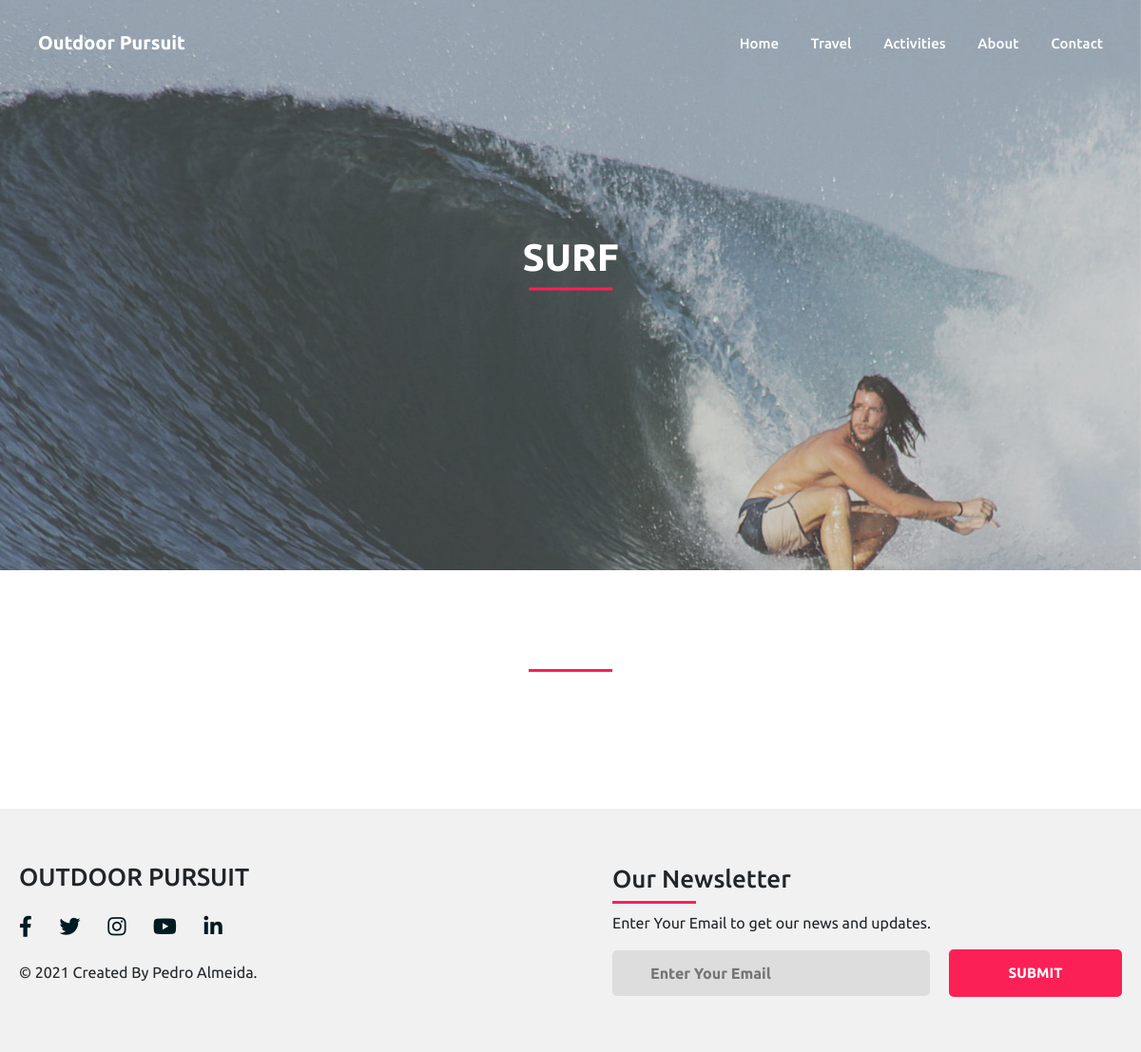
/activityArticle.php?id=2, run on the app's committed database.
### tables this page shows
CREATE TABLE IF NOT EXISTS `atividades` (
  `id` int NOT NULL AUTO_INCREMENT,
  `name` varchar(50) NOT NULL DEFAULT '',
  `image` varchar(50) DEFAULT '',
  `title` varchar(50) DEFAULT '',
  `text` longtext,
  `visible` bit(1) NOT NULL DEFAULT b'1',
  `categoriaId` int NOT NULL,
  PRIMARY KEY (`id`),
  KEY `FK_atividades_categoria` (`categoriaId`),
  CONSTRAINT `FK_atividades_categoria` FOREIGN KEY (`categoriaId`) REFERENCES `categorias` (`id`)
);

### activityArticle.php (the view, shortened to what this page needs)
<!DOCTYPE html>
<html>
<head>
	<link rel="stylesheet" href="css/bootstrap.min.css">
	<link rel="stylesheet" href="css/fontawesome.min.css">
	<link rel="stylesheet" href="css/style.css">
	<link rel="stylesheet" href="css/responsive.css">
</head>
<body>
<?php
require 'includes/connection.php';
$id = $_GET['id'];
$sql = 'SELECT * FROM atividades
		WHERE id = :id';
$sth = $dbh->prepare($sql);
$sth->bindParam(':id', $id, PDO::PARAM_INT);
$sth->execute();
$at = $sth->fetchObject();
?>
<?php
require 'includes/menu.php';
?>
<div class="bckg-fixed position-relative" style="background-image: url('images/<?= $at->image ?>'); min-height: 75vh;">
	<div class="opac">
	<div class="txt-center">
        <h1 class="title text-center"><?= $at->name ?></h1>
        <div class="divider mx-auto mb-5"></div>
	</div>
	</div>
</div>
<div class="container mb-5 pb-5">
	<h2 class="text-center mt-5 pt-5 subtitle"><?= $at->title ?></h2>
	<div class="divider mx-auto mb-5"></div>
</div>
<?php
require 'includes/footer.php';
?>
</body>
</html>

### css/style.css (style rules this page uses)
* { margin: 0; padding: 0; text-decoration: none; font-family: "Ubuntu",sans-serif; box-sizing: border-box; }
.opac { position: absolute; background-color: rgba(60,60,60,.2); width: 100%; height: 100%; }
.divider { width: 88px; height: 3px; background: #fb2056; }
.bckg-fixed { background-repeat: no-repeat; background-size: cover; background-attachment: fixed; background-position: center; }
.txt-center { position: absolute; top:50%; left:50%; transform:translate(-50%, -50%); text-align: center; }
.title { font-weight: 700; text-transform: uppercase; color: white; }
.subtitle { font-weight: 600; text-transform: uppercase; }

### data on the page
atividades: image (picture), name "SURF"
